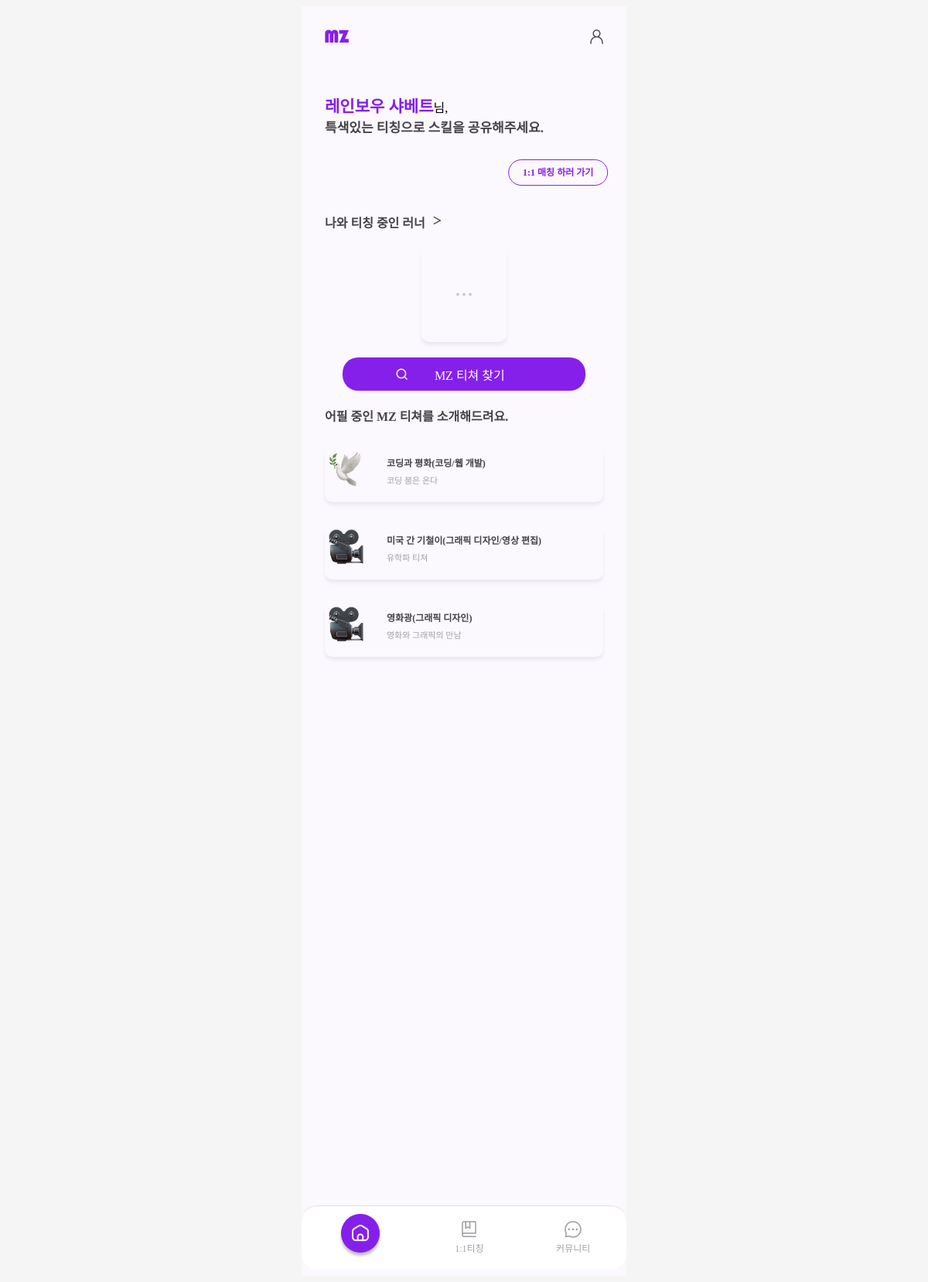
/main/ (signed in), run on the app's committed database.
### profiles/models.py (models this page shows, shortened)
class Teacher(models.Model):
    user = models.OneToOneField(User, on_delete=models.CASCADE, related_name='tearner_profile')
    nickname = models.CharField(max_length=40, blank=True)
    emoji = models.ImageField(blank=True) # upload_to = 디렉터리 경로 작성요망
    birthdate = models.DateField(null = True, blank = False)
    skills = models.ManyToManyField(Skill, related_name='teacher_giving')
    personalities = models.ManyToManyField(Personality, related_name='teacher_giving')
    bio = models.CharField(max_length=300, null=True)
    teaching_plan = models.TextField(null=True)
    is_paid = models.BooleanField(null=True)
    last_appealed = models.DateTimeField(auto_now=True)

class Skill(models.Model):
    name = models.CharField(max_length=50)
    category = models.ForeignKey(Category, related_name = 'skill', on_delete=models.CASCADE)
    def __str__(self):
        return self.name

### main/views.py (the view)
# urls.py: path('', main, name='main'),
@login_required
def main(request):
    teachers = Teacher.objects.all().order_by('-last_appealed')
    teacher_pg = Paginator(teachers, 3)
    pgnum = request.GET.get('page')
    teachers = teacher_pg.get_page(pgnum)
    profile = None
    try:
        profile = Learner.objects.get(user_id = request.user.id)
        my_teachers = profile.my_teachers.all()
        my_teacher_pg = Paginator(my_teachers, 2)
        my_teachers = my_teacher_pg.get_page(pgnum)
        return render(request, 'learner_main.html', {'profile':profile, 'teachers':teachers, 'my_teachers':my_teachers})
    except Learner.DoesNotExist:
        try:
            profile = Teacher.objects.get(user_id = request.user.id)
            my_learners = profile.my_learners.all()
            my_learner_pg = Paginator(my_learners, 3)
            my_learners = my_learner_pg.get_page(pgnum)
            return render(request, 'teacher_main.html', {'profile':profile, 'teachers':teachers, 'my_learners':my_learners})
        except Teacher.DoesNotExist:
            pass

### main/templates/teacher_main.html (shortened to what this page needs)
{% load static %}
<!DOCTYPE html>
<html lang="en">
  <head>
    <link rel="stylesheet" href="{% static 'css/mainTeacher.css' %}" />
  </head>
  <body>
    <div class="backgroundContainer">
      <div class="mainContainer">
        <div class="topContainer">
          <a href="{% url 'main:main' %}"><img src="{% static 'images/mainRunner/MZ.png' %}" /></a>
          <a href="{% url 'profiles:show_teacher_profile' profile.id %}"
            ><img
              class="myPageIcon"
              src="{% static 'images/mainRunner/🦆 icon _user_.png' %}"
          /></a>
        </div>
        <div class="middleContainer">
          <div class="middleMessage">
            <span style="color: #8520ea; font-weight: bolder; font-size: 21px"
              >{{ profile.nickname }}</span
            >님,<br /><span
              style="color: #454347; font-size: 17px; font-weight: bolder"
              >특색있는 티칭으로 스킬을 공유해주세요.</span
            >
          </div>
          <a href="{% url 'profiles:update_teacher_details' profile.id %}"><div class="matchingButton">1:1 매칭 하러 가기</div></a>
        </div>
        <div class="teachingTeacher">
          <div class="teachingTop">
            <a href="{% url 'chat:room'%}"
              ><div class="teachingTeacherTitle">나와 티칭 중인 러너</div></a
            >
            <a href="{% url 'chat:room'%}"
              ><div class="꺽쇄채팅목록이동">></div></a
            >
          </div>
          <div class="teachingTeacherContainer">
            <a href="{% url 'chat:room'%}">
              <div class="elseTeacher">
                <img src="{% static 'images/mainRunner/🦆 icon _more vertical_.png' %}" />
              </div>
            </a>
          </div>
        </div>
        <a href="{% url 'matching:mzteacher_list' 0 %}"
          ><div class="mzTeacherSearchButton">
            <img class="searchButton" src="{% static 'images/mainRunner/Group.png' %}" />
            <div class="searcherTitle">MZ 티쳐 찾기</div>
          </div></a
        >
        <div class="appealTeacherContainer">
          <div class="appealMessage">어필 중인 MZ 티쳐를 소개해드려요.</div>
          <div class="appealTeachers">
            {% for teacher in teachers %}
            <a href="{% url 'matching:mzteacher_profile' teacher.id %}">
              <div class="teacherA">
                {% if teacher.emoji %}
                <img
                  class="appealteacherImage"
                  src="{{ teacher.emoji.url }}"
                />
                {% else %}
                <img
                  class="appealteacherImage"
                  src="{% static 'images/teacherIntroduce/3dicons (2).png' %}"
                />
                {% endif %}
                <div class="introducebox">
                  <div class="teacherAname">
                    {{ teacher.nickname }}({% for skill in teacher.skills.all %}{{ skill }}{% if not forloop.last %}/{% endif %}{% endfor %})
                  </div>
                  <div class="teacherIntroduce">
                    {{ teacher.bio }}
                  </div>
                </div>
              </div>
            </a>
            {% endfor %}
          </div>
        </div>
        <nav>
          <ul class="navContainer">
            <li class="nav-item">
              <a href="{% url 'main:main' %}"
                ><img src="{% static 'images/mainRunner/Group 214.png' %}"
              /></a>
            </li>
            <li class="nav-item">
              <a href="{% url 'chat:room'%}"
                ><img src="{% static 'images/mainRunner/🦆 icon _bookmark book_.png' %}"
              /></a>
              <a href="{% url 'chat:room'%}">1:1티칭</a>
            </li>
            <li class="nav-item">
              <a href="{% url 'community:community' 0 1 %}"
                ><img src="{% static 'images/mainRunner/🦆 icon _chat bubble_.png' %}"
              /></a>
              <a href="{% url 'community:community' 0 1 %}">커뮤니티</a>
            </li>
          </ul>
        </nav>
      </div>
    </div>
  </body>
</html>

### static/css/mainTeacher.css (style rules this page uses)
html { background-color: whitesmoke; }
body { font-family: "pretendard"; }
.backgroundContainer { max-width: 420px; min-height: 100vh; margin: 0 auto; background-color: #fbf8fe; display: flex; flex-wrap: wrap; padding-bottom: 800px; }
.mainContainer { width: 100%; flex-direction: column; align-items: center; }
.topContainer { display: flex; justify-content: space-between; padding: 30px; }
.matchingButton { font-size: 12px; max-width: 115px; height: 20px; margin: 5px; padding: 6px; border-radius: 20px; border-color: #8520ea; border-style: solid; border-width: 1.7px; line-height: 20px; color: #8520ea; font-weight: bolder; text-align: center; margin-top: 30px; transform: translate(180%, 0%); }
.middleContainer { padding: 30px; }
.mzTeacherSearchButton { max-width: 314px; height: 43px; border-radius: 20px; background-color: #8520ea; display: grid; grid-template-columns: 1fr 2fr; place-items: center; margin: 0 auto; margin-bottom: 20px; }
.teachingTop { display: flex; }
.teachingTeacherTitle, .appealMessage { color: #454347; font-size: 16px; font-weight: bolder; padding-left: 30px; }
.꺽쇄채팅목록이동 { color: #454347; font-size: 20px; font-weight: bolder; line-height: 20px; padding-left: 10px; }
.searchButton { margin-left: 50px; }
.searcherTitle { color: white; margin-right: 90px; }
.appealTeachers { display: flex; flex-direction: column; align-items: center; }
.teachingTeacherContainer { display: flex; justify-content: center; padding-bottom: 20px; padding-top: 20px; }
.teacher1, .elseTeacher { display: flex; flex-direction: column; align-items: center; height: 123px; width: 110px; box-shadow: 0px 4px 4px 0px rgb(236, 232, 240); border-radius: 10px; }
.appealteacherImage { grid-row: 1/3; margin-top: 10px; margin: 5px; }
.teacherA { box-shadow: 0px 4px 4px 0px rgb(236, 232, 240); width: 360px; min-height: 70px; display: grid; grid-template-columns: 2fr 7fr; border-radius: 10px; margin-top: 30px; position: relative; }
.teacherIntroduce { grid-column: 2/4; grid-row-start: 2; font-size: 12px; color: #a39fa6; }
.elseTeacher { display: flex; justify-content: center; align-items: center; }
.teacher1name, .teacher2name, .teacher3name, .teacherAname, .teacherBname { font-size: 12px; color: #454347; margin-top: 10px; font-weight: bolder; }
.teacher1catagory, .teacher2catagory, .teacher3catagory, .teacherIntroduce { text-align: left; font-size: 11px; color: #a39fa6; margin-top: 5px; }
.navContainer { margin-top: 100px; display: flex; justify-content: space-around; align-items: center; padding: 10px 0; background-color: #fff; border-top: 1px solid #e0e0e0; border-radius: 20px; width: 100%; max-width: 420px; position: fixed; bottom: 0; }
.nav-item { display: flex; flex-direction: column; align-items: center; color: #a39fa6; text-decoration: none; font-size: 12px; text-align: center; }
.nav-item a { text-decoration: none; color: #a39fa6; }
a { text-decoration: none; }
.teacherA img { width: 45px; height: 45px; margin-top: 5px; }

### data on the page
Teacher: nickname "레인보우 샤베트"
Teacher: emoji (picture), nickname "코딩과 평화", bio "코딩 붐은 온다"
Skill: name "코딩"
Skill: name "웹 개발"
Teacher: emoji (picture), nickname "미국 간 기철이", bio "유학파 티쳐"
Skill: name "그래픽 디자인"
Skill: name "영상 편집"
Teacher: emoji (picture), nickname "영화광", bio "영화와 그래픽의 만남"
